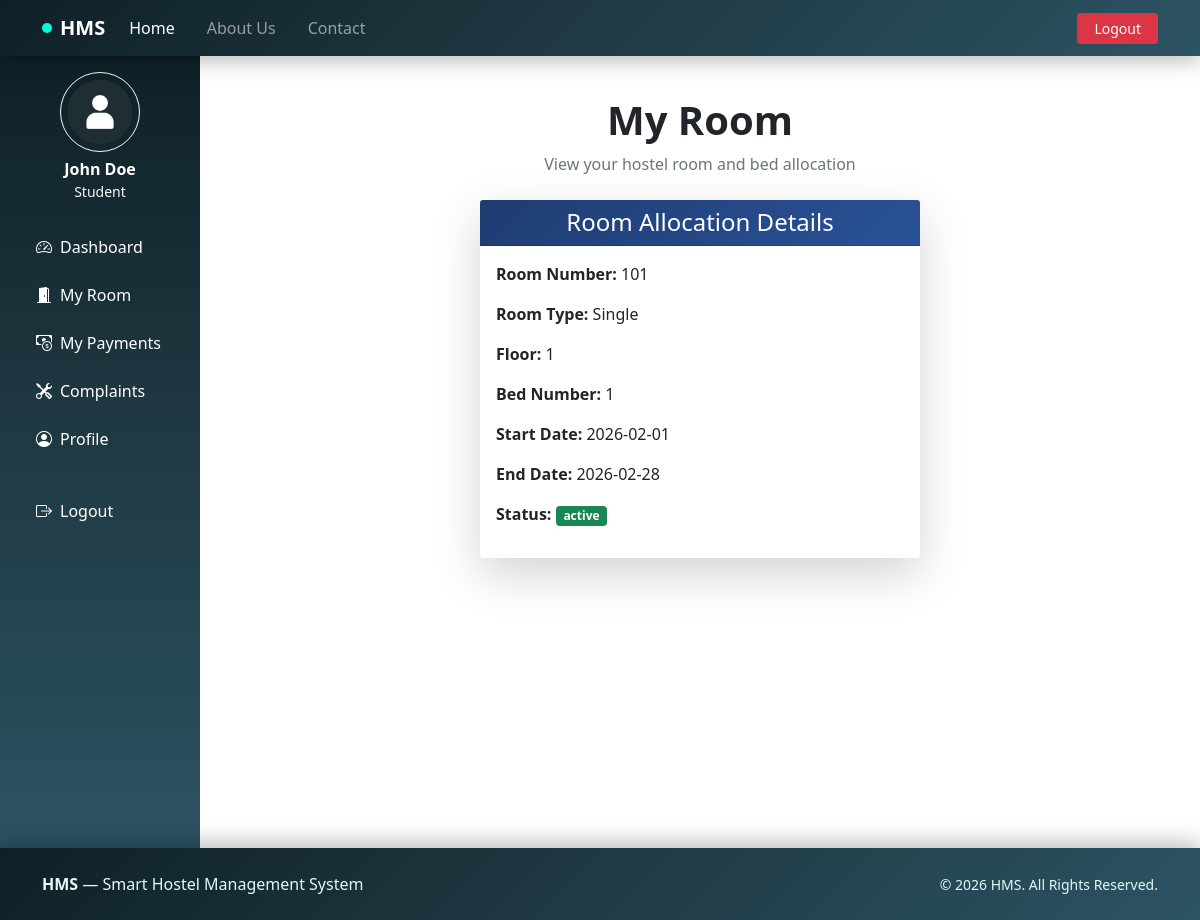
The page /student/my_room.php (signed in) on the database its author committed.
### tables this page shows
CREATE TABLE `allocations` (
  `id` int(11) UNSIGNED NOT NULL,
  `student_id` int(10) UNSIGNED NOT NULL,
  `room_id` int(11) UNSIGNED NOT NULL,
  `bed_id` int(11) UNSIGNED NOT NULL,
  `start_date` date NOT NULL,
  `end_date` date DEFAULT NULL,
  `allocation_date` timestamp NOT NULL DEFAULT current_timestamp(),
  `status` enum('active','inactive') DEFAULT 'active',
  `created_at` timestamp NOT NULL DEFAULT current_timestamp(),
  `updated_at` timestamp NOT NULL DEFAULT current_timestamp() ON UPDATE current_timestamp()
);

CREATE TABLE `rooms` (
  `id` int(11) UNSIGNED NOT NULL,
  `room_number` varchar(10) NOT NULL,
  `room_type_id` int(11) UNSIGNED NOT NULL,
  `floor` int(11) DEFAULT 1,
  `bed_capacity` int(11) DEFAULT 1,
  `status` enum('available','booked','maintenance') DEFAULT 'available',
  `notes` text DEFAULT NULL,
  `created_at` timestamp NOT NULL DEFAULT current_timestamp(),
  `updated_at` timestamp NOT NULL DEFAULT current_timestamp() ON UPDATE current_timestamp()
);

CREATE TABLE `room_types` (
  `id` int(11) UNSIGNED NOT NULL,
  `name` varchar(100) NOT NULL,
  `price` decimal(10,0) NOT NULL,
  `created_at` timestamp NOT NULL DEFAULT current_timestamp()
);

CREATE TABLE `beds` (
  `id` int(11) UNSIGNED NOT NULL,
  `room_id` int(11) NOT NULL,
  `bed_number` varchar(10) NOT NULL,
  `status` enum('available','booked','maintenance') DEFAULT 'available',
  `notes` text DEFAULT NULL,
  `created_at` timestamp NOT NULL DEFAULT current_timestamp(),
  `updated_at` timestamp NOT NULL DEFAULT current_timestamp() ON UPDATE current_timestamp()
);

### student/my_room.php (the view, shortened to what this page needs)
<?php
include('includes/dashboardheader.php');
$student_id = $_SESSION['user_id'];
$result = mysqli_query($conn, "
    SELECT
        a.*,
        r.room_number,
        r.floor,
        rt.name AS room_type,
        b.bed_number
    FROM allocations a
    LEFT JOIN rooms r ON a.room_id = r.id
    LEFT JOIN room_types rt ON r.room_type_id = rt.id
    LEFT JOIN beds b ON a.bed_id = b.id
    WHERE a.student_id = '$student_id'
    ORDER BY a.created_at DESC
    LIMIT 1
");
$allocation = mysqli_fetch_assoc($result);
?>
<div class="container-fluid py-4">
    <div class="text-center mb-4">
        <h1 class="fw-bold">My Room</h1>
        <p class="text-muted">View your hostel room and bed allocation</p>
    </div>
    <?php if($allocation): ?>
        <div class="row justify-content-center">
            <div class="col-md-6">
                <div class="card shadow-lg border-0">
                    <div class="card-header text-white text-center"
                         style="background: linear-gradient(135deg, #1e3c72, #2a5298);">
                        <h4 class="mb-0">Room Allocation Details</h4>
                    </div>
                    <div class="card-body">
                        <p><strong>Room Number:</strong>
                            <?= htmlspecialchars($allocation['room_number']); ?>
                        </p>
                        <p><strong>Room Type:</strong>
                            <?= htmlspecialchars($allocation['room_type'] ?? 'N/A'); ?>
                        </p>
                        <p><strong>Floor:</strong>
                            <?= htmlspecialchars($allocation['floor']); ?>
                        </p>
                        <p><strong>Bed Number:</strong>
                            <?= htmlspecialchars($allocation['bed_number']); ?>
                        </p>
                        <p><strong>Start Date:</strong>
                            <?= htmlspecialchars($allocation['start_date']); ?>
                        </p>
                        <p><strong>End Date:</strong>
                            <?= $allocation['end_date'] ? htmlspecialchars($allocation['end_date']) : 'Not set'; ?>
                        </p>
                        <p><strong>Status:</strong>
                            <span class="badge bg-<?= $allocation['status'] === 'active' ? 'success' : 'secondary'; ?>">
                                <?= htmlspecialchars($allocation['status']); ?>
                            </span>
                        </p>
                    </div>
                </div>
            </div>
        </div>
    <?php endif; ?>
</div>
<?php include('includes/dashboardfooter.php'); ?>

### rows shown on the page
allocations: room.room_number "101", room_types.name "Single", room.floor "1", bed.bed_number "1", start_date "2026-02-01", end_date "2026-02-28", status "active"

### other values the page prints
$_SESSION['full_name'] "John Doe"
